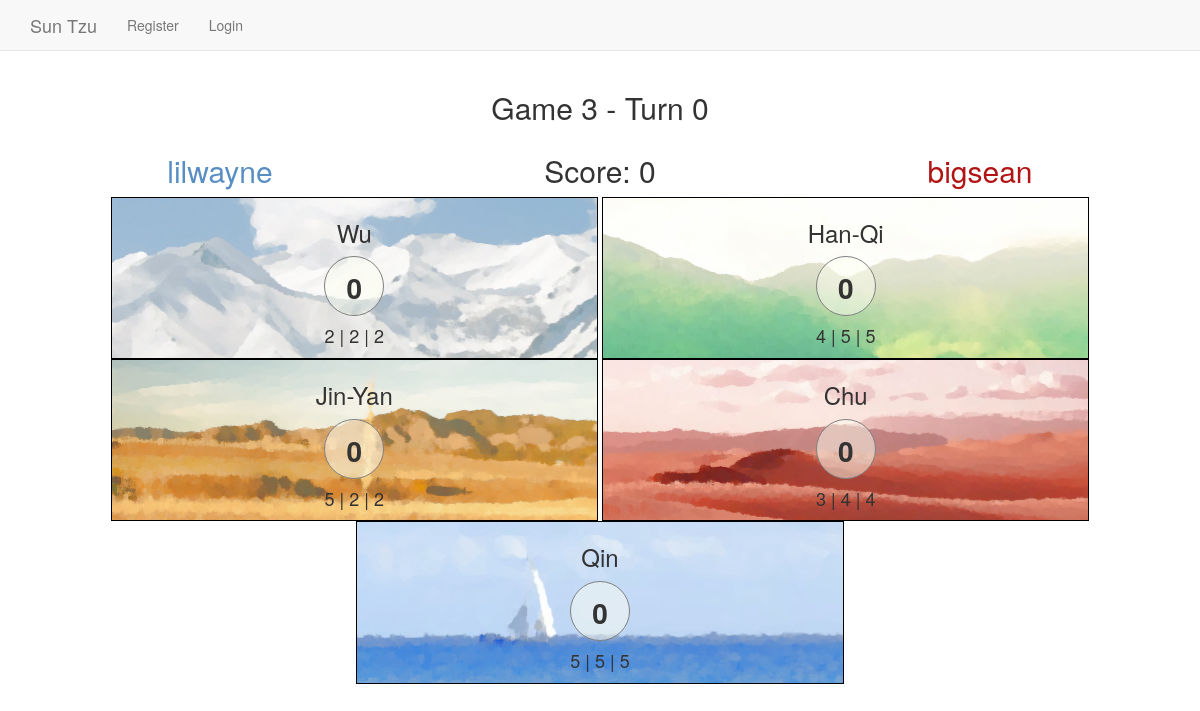
Page /sun_tzu/3/ on the committed database.
### sun_tzu/models.py (models this page shows, shortened)
class Game(models.Model):
	game_id = models.AutoField(unique=True, primary_key=True)
	player_one = models.ForeignKey(UserProfileInfo, related_name="p1")
	player_two = models.ForeignKey(UserProfileInfo, related_name="p2")
	turn = models.IntegerField(default=1)
	score = models.IntegerField(default=0)
	winner = models.ForeignKey(UserProfileInfo, related_name="winner", blank=True, null=True)
	over = models.BooleanField(default=False)
	def score_color(self):
		if self.score > 0:
			return "player_one"
		if self.score < 0:
			return "player_two"
		return ""

class UserProfileInfo(models.Model):
	user = models.OneToOneField(User)

class Province(models.Model):
	game = models.ForeignKey(Game, on_delete=models.CASCADE)
	name = models.CharField(max_length = 16)
	player_control = models.CharField(max_length = 256, default="")
	armies = models.IntegerField(default = 0) ## Positive = player one
	round_one_points = models.IntegerField()
	round_two_points = models.IntegerField()
	round_three_points = models.IntegerField()
	player_one_card = models.CharField(max_length = 3, default = "")
	player_two_card = models.CharField(max_length = 3, default = "")
	player_one_last_card = models.CharField(max_length = 3, default = "")
	player_two_last_card = models.CharField(max_length = 3, default = "")
	player_one_played_six = models.BooleanField(default=False)
	player_two_played_six = models.BooleanField(default=False)
	def abs_armies(self):
		return abs(self.armies)
	def control(self):
		if self.armies == 0:
			return "neutral"
		elif self.armies > 0:
			return "player_one"
		else:
			return "player_two"

### sun_tzu/views.py (the view, shortened to what this page needs)
# urls.py: url(r'^(?P<game_id>[0-9]+)/$', views.game_view, name="game_view"),
def game_view(request, game_id):
	game = get_object_or_404(Game, pk=game_id)
	context = {}
	context["game"] = game
	player_logged_in = False
	player_one = False
	if request.user == game.player_one.user or request.user == game.player_two.user:
		player_logged_in = True
		player_object = game.player_set.get(player_name=request.user.username)
		context["player_object"] = player_object
		if request.user == game.player_one.user:
			player_one = True
	context["player_logged_in"] = player_logged_in
	player_one_obj = game.player_set.get(player_name=game.player_one.user.username)
	player_two_obj = game.player_set.get(player_name=game.player_two.user.username)
	context["player_one_obj"] = player_one_obj
	context["player_two_obj"] = player_two_obj
	context["over"] = game.over
	return render(request, 'sun_tzu/game.html', context=context)

### templates/sun_tzu/game.html (shortened to what this page needs)
{% extends "sun_tzu/base.html" %}
{% load static %}
{% load sun_tzu_extras %}
{% block extra_head %}
<link rel="stylesheet" href="{% static 'css/game.css' %}">
{% endblock %}
{% block body_block %}
<div class="container" align = "center" id="main">
	<h2>Game {{ game.game_id }} - Turn {{game.turn}}</h2>
		<div class="col-sm-4"><h2 class="player_one">{{game.player_one.user.username}}</h2> </div>
		<div class="col-sm-4"><h2>Score: <span class="{{game.score_color}}">{{game.score}}</span></h2> </div>
		<div class="col-sm-4"><h2 class="player_two">{{game.player_two.user.username}}</h2></div>
		<div class="row" id="control_panel">
		</div>
	<div class="row">
			{% for province in game.province_set.all %}
			<div class="col-sm-5 province" id="{{province.name}}">
				<div class="row">
					<h3>{{province.name}}</h3>
				</div>
				<div class="row">
					<div class="col-xs-3">
					</div>
					<div class="col-xs-6">
						<span class="armies {{province.control}}"><strong>{{province.abs_armies}}</strong></h3>
					</div>
					<div class="col-xs-3">
					</div>
				</div>
				<div class="row">
					<div class="col-xs-3">
					</div>
					<div class="col-xs-6">
						<h4>{{province.round_one_points}} | {{province.round_two_points}} | {{province.round_two_points}}</h4>
					</div>
					<div class="col-xs-3">
					</div>
				</div>
			</div>
			{% endfor %}
		</div>
	</div>
{% endblock %}

### static/css/game.css (style rules this page uses)
.province { border: 1px solid black; background-color: #f7f4ed; float: none; padding: 2px; }
.player_one { color: #588ec4; }
.player_two { color: #b21414; }
#Wu { background-image: url('../bg_mountains.jpg'); }
#Han-Qi { background-image: url('../green_rice_mountain.jpg'); }
#Jin-Yan { background-image: url('../yellow_fields.jpg'); }
#Chu { background-image: url('../reddesert.jpg'); }
#Qin { background-image: url('../sailbaot.jpg'); }
@media (min-width: 767px) { .province { display: inline-block; } }
.armies { display: block; height: 60px; width: 60px; line-height: 60px; -moz-border-radius: 30px; border-radius: 30px; background: rgba(254, 255, 242, 0.5); border: 1px solid grey; text-align: center; font-size: 2em; margin: auto; }

### rows in the picture
Game: game_id "3", turn "0", player_one.user.username "lilwayne", score "0", player_two.user.username "bigsean"
Province: shows a picture, name "Wu", abs_armies "0", round_one_points "2", round_two_points "2"
Province: shows a picture, name "Han-Qi", abs_armies "0", round_one_points "4", round_two_points "5"
Province: shows a picture, name "Jin-Yan", abs_armies "0", round_one_points "5", round_two_points "2"
Province: shows a picture, name "Chu", abs_armies "0", round_one_points "3", round_two_points "4"
Province: shows a picture, name "Qin", abs_armies "0", round_one_points "5", round_two_points "5"
